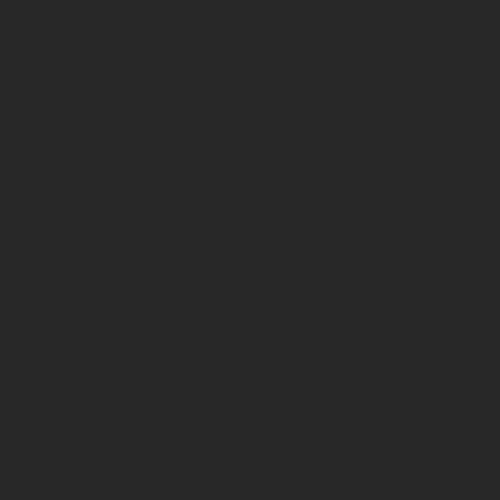
Frame 1 (no input)
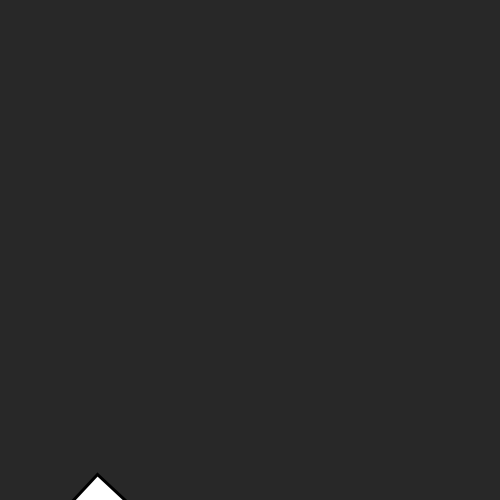
Frame 60 (the mouse pressed at the canvas centre just before this capture)
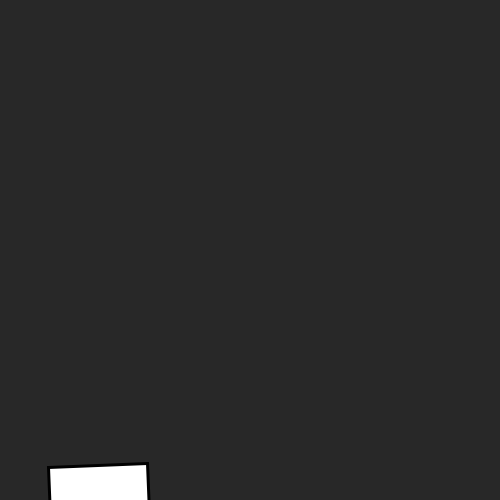
Frame 120 (the mouse held since frame 60 and released just before this capture)

The Processing sketch that drew these frames (run headless with seeded random() and noise(); from frame 60 on, the mouse is pressed at the canvas centre):

// Processing sketch: ghost
// ── ghost.pde
int positionY;  //set global variable 
float angle;    

void setup(){
  size(500,500);   //set canvas size
  strokeWeight(3);
  rectMode(CENTER);  //draw rect as center of rectangle 
  positionY = 2*height+150;  //set start point at middle
  angle=0;  //set start angle 
}

void draw(){
  background(40);  //set gray background
  translate(100, positionY/2);   //set center of canvas at center of square
  rotate(angle);  //rotale -> radius from angle variable
  rect(0,0, 100, 100);  //draw circle from positionY
  angle += PI/80;  //update angle 
  positionY -= 1;   //update  positionY move circle to top
  if ( positionY<-50){  //if over the edge   then set to bottom
    positionY=2*height+150;
  }

}
